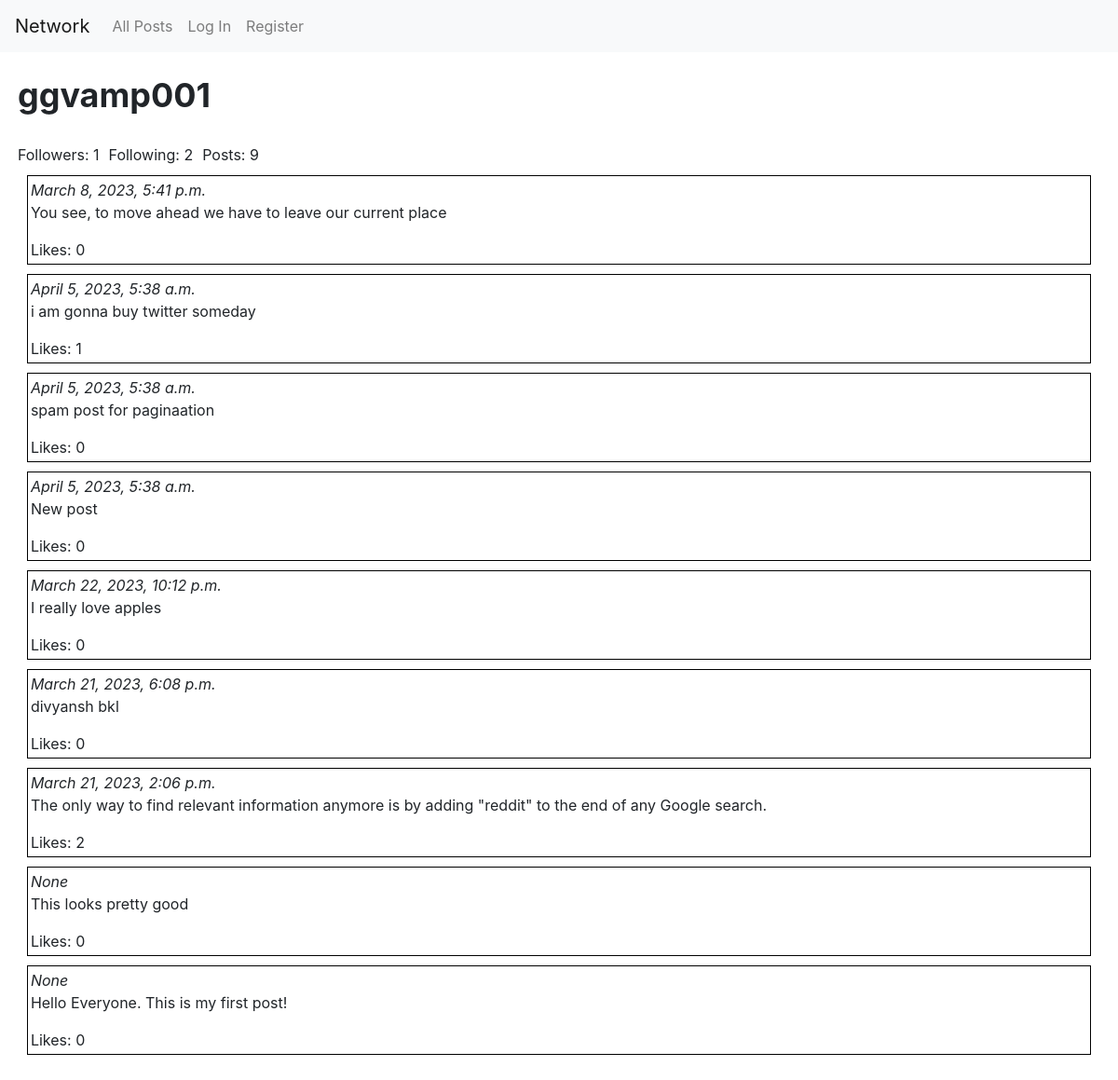
Page /user/ggvamp001 on the earlier database version.
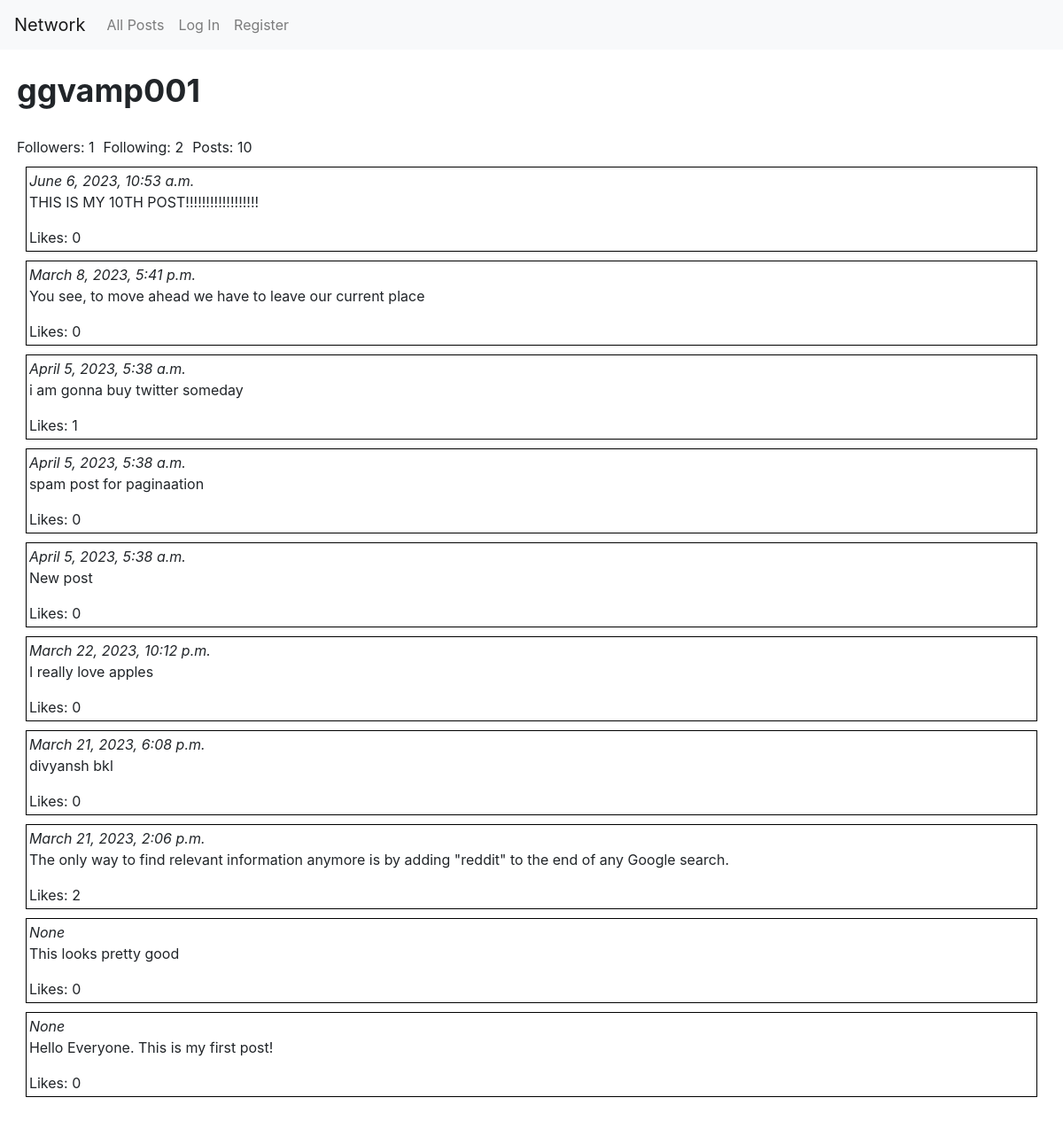
Same page on the later database version.
### network/models.py (models this page shows, shortened)
class User(AbstractUser):
    pass

class Posts(models.Model):
    poster = models.ForeignKey(User, on_delete=models.CASCADE, related_name="posts")
    content = models.TextField(max_length=256)
    time = models.DateTimeField(default=datetime.now())

### network/views.py (the view)
# urls.py: path("user/<str:username>", views.userpage, name="userpage"),
def userpage(request, username):
    user = User.objects.get(username=username)
    allposts = list(Posts.objects.filter(poster=user).values())
    postcount = len(allposts)
    for post in allposts:
        post['likecount']=len(Like.objects.filter(post_id=post['id']))
        liked=[1]
        if len(liked) == 0:
            post['liked'] = False
        else:
            post['liked'] = True
    allposts.reverse()
    follower = len(user.followers.all())
    following = len(user.following.all())
    try:
        Follower.objects.get(follower=User.objects.get(username=request.user.username), following=User.objects.get(username=username))
        follow_status = True
    except:
        follow_status = False
    paginator = Paginator(allposts, 10)
    page_no = request.GET.get('page')
    if page_no is None or int(page_no) < 0 or int(page_no)>paginator.num_pages:
        page_no = 1
    page_obj = list(paginator.get_page(page_no))
    return render(request, "network/userpage.html", {
        "username":username,
        "posts":page_obj,
        "pagecount":paginator.num_pages,
        "page":page_no,
        "postcount":postcount,
        "followers":follower,
        "following": following,
        "follow_status":follow_status
    })

### network/templates/network/userpage.html (shortened to what this page needs)
{% extends "network/layout.html" %}
{% load static %}
{% block body %}
    <div id="UserBody">
        <div id="username">
            {{username}}
        </div>
        <div id="belowFollowButton">
            <div>Followers: {{followers}}</div> <div>Following: {{following}}</div> <div>Posts: {{postcount}}</div>
        </div>
        <div>
            {% for post in posts %}
            <div class="post">
                <i>{{post.time}}</i>
                <p>{{post.content}} </p>
                Likes: {{post.likecount}}
            </div>
            {% endfor %}
        </div>
    </div>
{% endblock %}

### network/templates/network/layout.html (shortened to what this page needs)
{% load static %}
<!DOCTYPE html>
<html lang="en">
    <head>
        <link rel="stylesheet" href="https://stackpath.bootstrapcdn.com/bootstrap/4.4.1/css/bootstrap.min.css">
        <link href="{% static 'network/styles.css' %}" rel="stylesheet">
    </head>
    <body>
        <nav class="navbar navbar-expand-lg navbar-light bg-light">
            <a class="navbar-brand" href="{% url 'index' %}">Network</a>
            <div>
              <ul class="navbar-nav mr-auto">
                <li class="nav-item">
                  <a class="nav-link" href="{% url 'index' %}">All Posts</a>
                </li>
                {% if user.is_authenticated %}
                    <li class="nav-item">
                        <form id="followingButton">
                            {% csrf_token %}
                            <input class="nav-link" id="following" type="submit" value="Following">
                        </form>
                    </li>
                    <li class="nav-item">
                        <a class="nav-link" href="{% url 'logout' %}">Log Out</a>
                    </li>
                {% else %}
                    <li class="nav-item">
                        <a class="nav-link" href="{% url 'login' %}">Log In</a>
                    </li>
                    <li class="nav-item">
                        <a class="nav-link" href="{% url 'register' %}">Register</a>
                    </li>
                {% endif %}
              </ul>
            </div>
          </nav>
        <div class="body">
            {% block body %}
            {% endblock %}
        </div>
    </body>
</html>

### network/static/network/styles.css (style rules this page uses)
.post { border:1px solid black; margin:10px; padding:3px; }
#username { font-size:36px; font-weight:bold; padding-bottom:15px; animation-name: enterFromRight; animation-duration:2s; }
.navbar { animation-name: enterFromBottom; animation-duration: 3s; }
#UserBody { padding:.5cm; }
#belowFollowButton { display: flex; flex:wrap; }
#belowFollowButton > div { padding-right:10px; padding-top:10px; }

Differences in the rows shown:
added Posts: time "June 6, 2023, 10:53 a.m.", content "THIS IS MY 10TH POST!!!!!!!!!!!!!!!!!!", likecount "0"
Other differences:
{{ postcount }}: "9" → "10"
